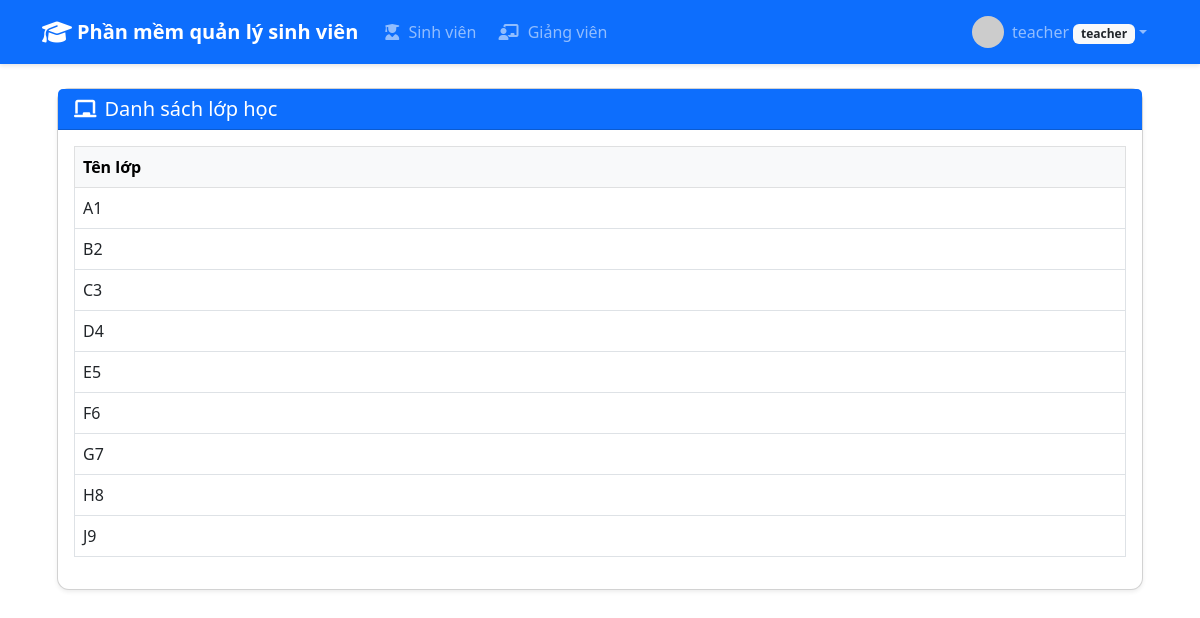
Before: /classes/list (signed in) with the older database file.
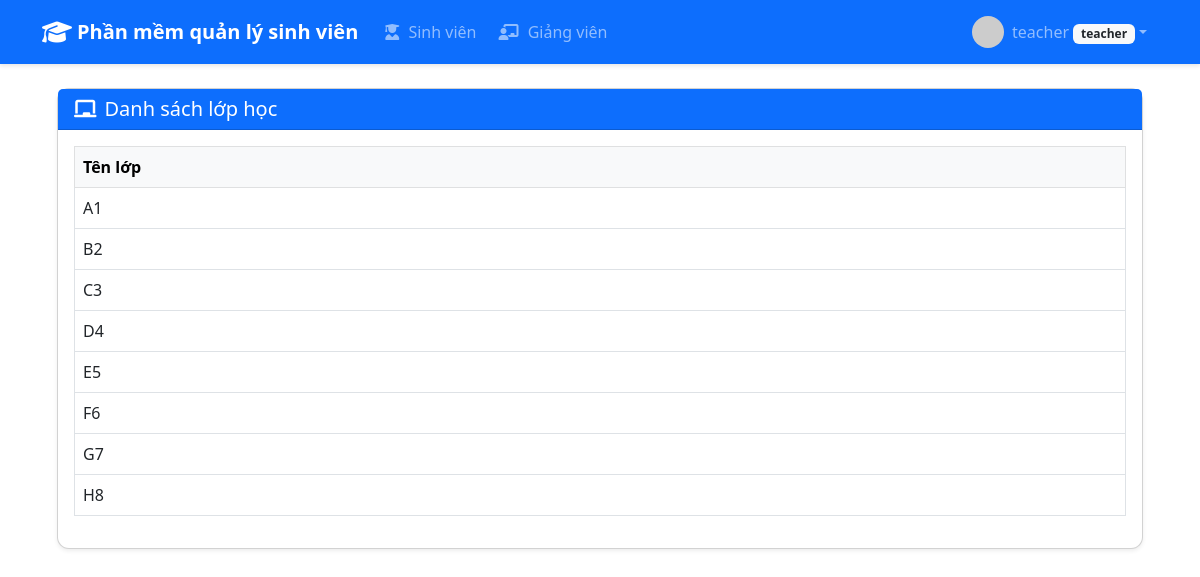
After: the same page with the newer database file.
### app/models.py (models this page shows)
class Class(db.Model):
    id = db.Column(db.Integer, primary_key=True)
    name = db.Column(db.String(50), unique=True, nullable=False)
    students = db.relationship('User', backref='class_', lazy=True, foreign_keys='User.class_id')

### app/classes/routes.py (the view)
@classes_bp.route('/')
@classes_bp.route('/list')
@login_required
def class_list():
    classes = Class.query.order_by(Class.name).all()
    return render_template('classes/index.html', classes=classes)

### app/__init__.py (called while the page is built)
@login_manager.user_loader
def load_user(user_id):
    from app.models import User
    return User.query.get(int(user_id))

### app/templates/classes/index.html (shortened to what this page needs)
{% extends 'base.html' %}
{% block content %}
<div class="container-fluid">
    <div class="row mb-4">
        <div class="col-12">
            <div class="card shadow-sm">
                <div class="card-header bg-primary text-white d-flex justify-content-between align-items-center">
                    <h5 class="mb-0"><i class="fas fa-chalkboard me-2"></i>Danh sách lớp học</h5>
                </div>
                <div class="card-body">
                    {% if classes %}
                    <div class="table-responsive">
                        <table class="table table-hover table-bordered align-middle">
                            <thead class="table-light">
                                <tr>
                                    <th>Tên lớp</th>
                                </tr>
                            </thead>
                            <tbody>
                                {% for class_obj in classes %}
                                <tr>
                                    <td>{{ class_obj.name }}</td>
                                </tr>
                                {% endfor %}
                            </tbody>
                        </table>
                    </div>
                    {% else %}
                    <div class="alert alert-info text-center my-4">
                        <i class="fas fa-info-circle me-2"></i>Không có lớp học nào
                    </div>
                    {% endif %}
                </div>
            </div>
        </div>
    </div>
</div>
{% endblock %}

Changed rows visible on the page:
removed Class: name "J9"
